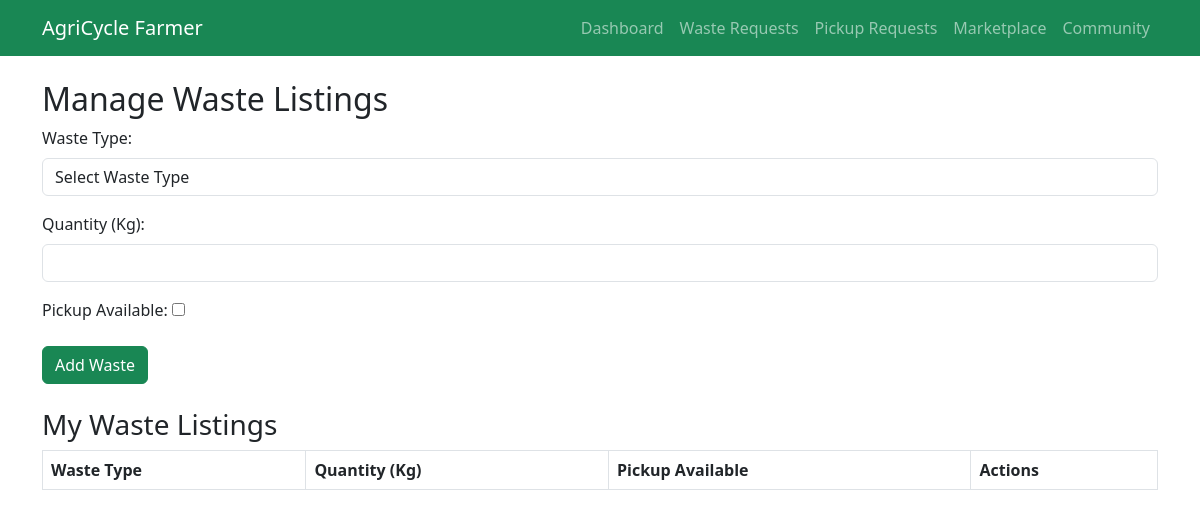
/farmer/waste_requests.php (signed in), run on an earlier commit of the app's database.
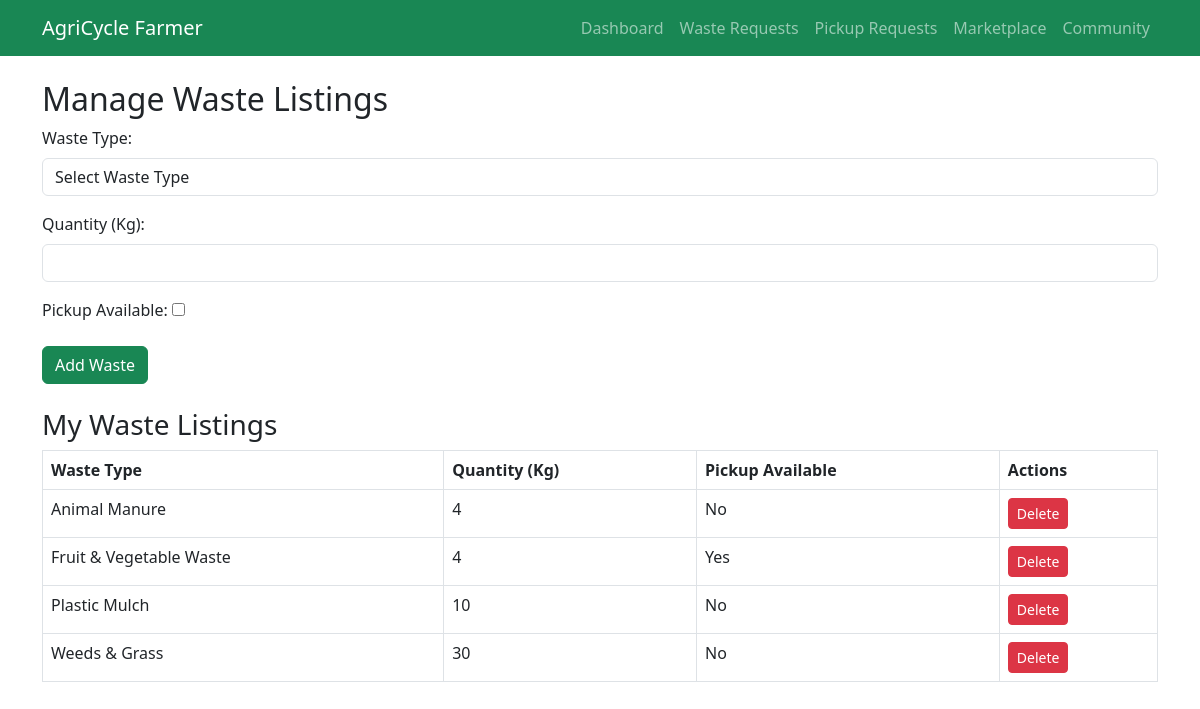
And on a later commit of the database.
### tables this page shows
CREATE TABLE `waste_listings` (
  `id` int(11) NOT NULL,
  `user_id` int(11) NOT NULL,
  `waste_type` varchar(255) NOT NULL,
  `quantity` int(11) NOT NULL,
  `pickup_available` tinyint(1) NOT NULL DEFAULT 0,
  `created_at` timestamp NOT NULL DEFAULT current_timestamp()
);

### farmer/waste_requests.php (the view, shortened to what this page needs)
<?php
include '../config/db_connect.php';
$user_id = $_SESSION['user_id'];
$query = "SELECT * FROM waste_listings WHERE user_id = ?";
$stmt = $conn->prepare($query);
$stmt->bind_param("i", $user_id);
$stmt->execute();
$result = $stmt->get_result();
include '../farmer/navbar.php';
?>
<!DOCTYPE html>
<html lang="en">
<head>
    <link href="https://cdn.jsdelivr.net/npm/bootstrap@5.3.0/dist/css/bootstrap.min.css" rel="stylesheet">
</head>
<body>
<div class="container mt-4">
    <h2>Manage Waste Listings</h2>
    <form method="POST">
        <div class="mb-3">
            <label class="form-label">Waste Type:</label>
            <select name="waste_type" class="form-control">
    <option value="" selected disabled>Select Waste Type</option>
</select>
        </div>
        <div class="mb-3">
            <label class="form-label">Quantity (Kg):</label>
            <input type="number" name="quantity" class="form-control" required>
        </div>
        <div class="mb-3">
            <label class="form-label">Pickup Available:</label>
            <input type="checkbox" name="pickup_available">
        </div>
        <button type="submit" class="btn btn-success">Add Waste</button>
    </form>
    <h3 class="mt-4">My Waste Listings</h3>
    <table class="table table-bordered">
        <thead>
            <tr>
                <th>Waste Type</th>
                <th>Quantity (Kg)</th>
                <th>Pickup Available</th>
                <th>Actions</th>
            </tr>
        </thead>
        <tbody>
            <?php while ($row = $result->fetch_assoc()): ?>
                <tr>
                    <td><?= htmlspecialchars($row['waste_type']) ?></td>
                    <td><?= htmlspecialchars($row['quantity']) ?></td>
                    <td><?= $row['pickup_available'] ? 'Yes' : 'No' ?></td>
                    <td>
                        <a href="delete_waste.php?id=<?= $row['id'] ?>" class="btn btn-danger btn-sm">Delete</a>
                    </td>
                </tr>
            <?php endwhile; ?>
        </tbody>
    </table>
</div>
</body>
</html>

### farmer/navbar.php (shortened to what this page needs)
<nav class="navbar navbar-expand-lg navbar-dark bg-success">
    <div class="container">
        <a class="navbar-brand" href="dashboard.php">
            <i class="bi bi-leaf"></i> AgriCycle Farmer
        </a>
        <div class="collapse navbar-collapse" id="navbarNav">
            <ul class="navbar-nav ms-auto">
                <li class="nav-item">
                    <a class="nav-link" href="../dashboard/farmer_dashboard.php"><i class="bi bi-house-door"></i> Dashboard</a>
                </li>
                <li class="nav-item">
                    <a class="nav-link" href="waste_requests.php"><i class="bi bi-recycle"></i> Waste Requests</a>
                </li>
                <li class="nav-item">
                    <a class="nav-link" href="pickup_requests.php"><i class="bi bi-truck"></i> Pickup Requests</a>
                </li>
                <li class="nav-item">
                    <a class="nav-link" href="../marketplace/index.php"><i class="bi bi-shop"></i> Marketplace</a>
                </li>
                <li class="nav-item">
                    <a class="nav-link" href="../community/forum.php"><i class="bi bi-people"></i> Community</a>
                </li>
            </ul>
        </div>
    </div>
</nav>

What changed in the data, as far as the page shows it:
added waste_listings: waste_type "Animal Manure", quantity "4", pickup_available "No"
added waste_listings: waste_type "Fruit & Vegetable Waste", quantity "4", pickup_available "Yes"
added waste_listings: waste_type "Plastic Mulch", quantity "10", pickup_available "No"
added waste_listings: waste_type "Weeds & Grass", quantity "30", pickup_available "No"
